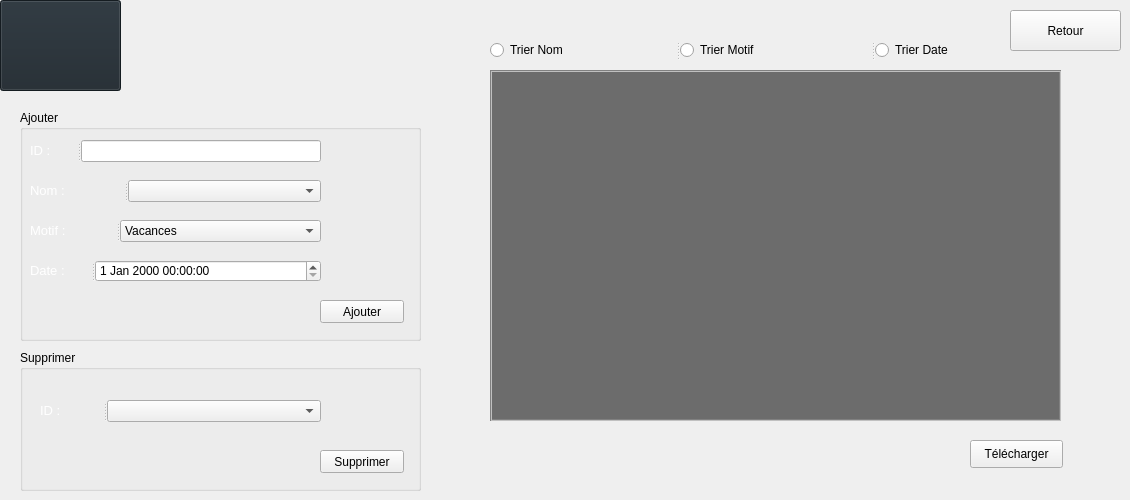
      <widget class="QWidget" name="tab_4">
       <attribute name="title">
        <string>Absence</string>
       </attribute>
       <widget class="QGroupBox" name="groupBox_3">
        <property name="geometry">
         <rect>
          <x>20</x>
          <y>110</y>
          <width>401</width>
          <height>231</height>
         </rect>
        </property>
        <property name="styleSheet">
         <string notr="true"/>
        </property>
        <property name="title">
         <string>Ajouter </string>
        </property>
        <widget class="QPushButton" name="Ajouter_absence">
         <property name="geometry">
          <rect>
           <x>300</x>
           <y>190</y>
           <width>84</width>
           <height>23</height>
          </rect>
         </property>
         <property name="styleSheet">
          <string notr="true"/>
         </property>
         <property name="text">
          <string>Ajouter</string>
         </property>
         <property name="icon">
          <iconset resource="Ressources.qrc">
           <normaloff>:/new/images/images/add.png</normaloff>:/new/images/images/add.png</iconset>
         </property>
        </widget>
        <widget class="QSplitter" name="splitter_10">
         <property name="geometry">
          <rect>
           <x>10</x>
           <y>30</y>
           <width>291</width>
           <height>22</height>
          </rect>
         </property>
         <property name="orientation">
          <enum>Qt::Horizontal</enum>
         </property>
         <widget class="QLabel" name="label_19">
          <property name="text">
           <string>&lt;html&gt;&lt;head/&gt;&lt;body&gt;&lt;p&gt;&lt;span style=&quot; font-size:10pt; color:#ffffff;&quot;&gt;ID :&lt;/span&gt;&lt;/p&gt;&lt;/body&gt;&lt;/html&gt;</string>
          </property>
         </widget>
         <widget class="QLineEdit" name="id_absence"/>
        </widget>
        <widget class="QSplitter" name="splitter_11">
         <property name="geometry">
          <rect>
           <x>10</x>
           <y>70</y>
           <width>291</width>
           <height>22</height>
          </rect>
         </property>
         <property name="orientation">
          <enum>Qt::Horizontal</enum>
         </property>
         <widget class="QLabel" name="label_14">
          <property name="text">
           <string>&lt;html&gt;&lt;head/&gt;&lt;body&gt;&lt;p&gt;&lt;span style=&quot; font-size:10pt; color:#ffffff;&quot;&gt;Nom :&lt;/span&gt;&lt;/p&gt;&lt;/body&gt;&lt;/html&gt;</string>
          </property>
         </widget>
         <widget class="QComboBox" name="comboBox_nom"/>
        </widget>
        <widget class="QSplitter" name="splitter_12">
         <property name="geometry">
          <rect>
           <x>10</x>
           <y>110</y>
           <width>291</width>
           <height>22</height>
          </rect>
         </property>
         <property name="orientation">
          <enum>Qt::Horizontal</enum>
         </property>
         <widget class="QLabel" name="label_16">
          <property name="text">
           <string>&lt;html&gt;&lt;head/&gt;&lt;body&gt;&lt;p&gt;&lt;span style=&quot; font-size:10pt; color:#ffffff;&quot;&gt;Motif :&lt;/span&gt;&lt;/p&gt;&lt;/body&gt;&lt;/html&gt;</string>
          </property>
         </widget>
         <widget class="QComboBox" name="comboBox_motif">
          <item>
           <property name="text">
            <string>Vacances</string>
           </property>
          </item>
          <item>
           <property name="text">
            <string>Malade</string>
           </property>
          </item>
          <item>
           <property name="text">
            <string>Autre</string>
           </property>
          </item>
         </widget>
        </widget>
        <widget class="QSplitter" name="splitter_13">
         <property name="geometry">
          <rect>
           <x>10</x>
           <y>150</y>
           <width>291</width>
           <height>22</height>
          </rect>
         </property>
         <property name="orientation">
          <enum>Qt::Horizontal</enum>
         </property>
         <widget class="QLabel" name="label_15">
          <property name="text">
           <string>&lt;html&gt;&lt;head/&gt;&lt;body&gt;&lt;p&gt;&lt;span style=&quot; font-size:10pt; color:#ffffff;&quot;&gt;Date : &lt;/span&gt;&lt;/p&gt;&lt;/body&gt;&lt;/html&gt;</string>
          </property>
         </widget>
         <widget class="QDateTimeEdit" name="date"/>
        </widget>
       </widget>
       <widget class="QTableView" name="tab_absence">
        <property name="geometry">
         <rect>
          <x>490</x>
          <y>70</y>
          <width>571</width>
          <height>351</height>
         </rect>
        </property>
        <property name="styleSheet">
         <string notr="true">/*QTableView Top left style */
QTableView QTableCornerButton::section {
   /*  background: red;
    border: 2px outset red;*/
    color: red;
    background-color: rgb(64, 64, 64);
    border: 5px solid #f6f7fa;
    border-radius:0px;
    border-color: rgb(64, 64, 64);
 }

 QTableView {
         Color: white; /* text color in the table */
         Gridline-color: black; /*The inner frame color*/
         Background-color: rgb(108, 108, 108); /* background color in the table*/
    alternate-background-color: rgb(64, 64, 64);
         Selection-color: white; /* The text color of the selected area*/
         Selection-background-color: rgb(77, 77, 77); /*The background color of the selected area*/
    border: 2px groove gray;
    border-radius: 0px;
    padding: 2px 4px;
}

QHeaderView {
    color: white;
    font: bold 10pt;
    background-color: rgb(108, 108, 108);
    border: 0px solid rgb(144, 144, 144);
    border:0px solid rgb(191,191,191);
    border-left-color: rgba(255, 255, 255, 0);
    border-top-color: rgba(255, 255, 255, 0);
    border-radius:0px;
    min-height:29px;
}

QHeaderView::section {
    color: white;
    background-color: rgb(64, 64, 64);
    border: 5px solid #f6f7fa;
    border-radius:0px;
    border-color: rgb(64, 64, 64);
} </string>
        </property>
       </widget>
       <widget class="QGroupBox" name="groupBox_9">
        <property name="geometry">
         <rect>
          <x>20</x>
          <y>350</y>
          <width>401</width>
          <height>141</height>
         </rect>
        </property>
        <property name="styleSheet">
         <string notr="true"/>
        </property>
        <property name="title">
         <string>Supprimer </string>
        </property>
        <widget class="QPushButton" name="Supprimer_absence">
         <property name="geometry">
          <rect>
           <x>300</x>
           <y>100</y>
           <width>84</width>
           <height>23</height>
          </rect>
         </property>
         <property name="styleSheet">
          <string notr="true"/>
         </property>
         <property name="text">
          <string>Supprimer</string>
         </property>
         <property name="icon">
          <iconset resource="Ressources.qrc">
           <normaloff>:/new/images/images/icon8_delete_bin_96px_1.png</normaloff>:/new/images/images/icon8_delete_bin_96px_1.png</iconset>
         </property>
        </widget>
        <widget class="QSplitter" name="splitter_9">
         <property name="geometry">
          <rect>
           <x>20</x>
           <y>50</y>
           <width>281</width>
           <height>22</height>
          </rect>
         </property>
         <property name="orientation">
          <enum>Qt::Horizontal</enum>
         </property>
         <widget class="QLabel" name="label_24">
          <property name="text">
           <string>&lt;html&gt;&lt;head/&gt;&lt;body&gt;&lt;p&gt;&lt;span style=&quot; font-size:10pt; color:#ffffff;&quot;&gt;ID :&lt;/span&gt;&lt;/p&gt;&lt;/body&gt;&lt;/html&gt;</string>
          </property>
         </widget>
         <widget class="QComboBox" name="comboBox_id3"/>
        </widget>
       </widget>
       <widget class="QPushButton" name="pdf_absence">
        <property name="geometry">
         <rect>
          <x>970</x>
          <y>440</y>
          <width>93</width>
          <height>28</height>
         </rect>
        </property>
        <property name="text">
         <string>Télécharger</string>
        </property>
       </widget>
       <widget class="QSplitter" name="splitter_5">
        <property name="geometry">
         <rect>
          <x>490</x>
          <y>40</y>
          <width>571</width>
          <height>20</height>
         </rect>
        </property>
        <property name="orientation">
         <enum>Qt::Horizontal</enum>
        </property>
        <widget class="QRadioButton" name="triernom">
         <property name="text">
          <string>Trier Nom</string>
         </property>
        </widget>
        <widget class="QRadioButton" name="triermotif">
         <property name="text">
          <string>Trier Motif</string>
         </property>
        </widget>
        <widget class="QRadioButton" name="trierdate">
         <property name="text">
          <string>Trier Date</string>
         </property>
        </widget>
       </widget>
       <widget class="QPushButton" name="Retour">
        <property name="geometry">
         <rect>
          <x>1010</x>
          <y>10</y>
          <width>111</width>
          <height>41</height>
         </rect>
        </property>
        <property name="styleSheet">
         <string notr="true"/>
        </property>
        <property name="text">
         <string>Retour</string>
        </property>
        <property name="icon">
         <iconset resource="Ressources.qrc">
          <normaloff>:/new/images/images/return.png</normaloff>:/new/images/images/return.png</iconset>
        </property>
       </widget>
       <widget class="QPushButton" name="pushButton_21">
        <property name="geometry">
         <rect>
          <x>0</x>
          <y>0</y>
          <width>121</width>
          <height>91</height>
         </rect>
        </property>
        <property name="styleSheet">
         <string notr="true">QPushButton
{
 
    background-color: #1e272e;
    
    border-color: #1e272e;
   
}</string>
        </property>
        <property name="text">
         <string/>
        </property>
        <property name="icon">
         <iconset resource="Ressources.qrc">
          <normaloff>:/new/images/images/Image4.png</normaloff>:/new/images/images/Image4.png</iconset>
        </property>
        <property name="iconSize">
         <size>
          <width>80</width>
          <height>80</height>
         </size>
        </property>
       </widget>
      </widget>
